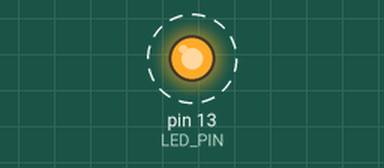
Recording of a sketch running on a simulated Arduino Uno, built with avr-gcc and run on an emulated ATmega328P. On the bench: output pins drawn as LEDs (lit = HIGH). Dashed ring = blinking.

Above: at 0.2 s.
Timing chart, 0 to 3.0 s (numbered marks = the images above):
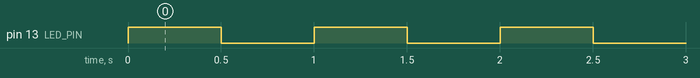

Measured:
- by itself, pin 13 (LED_PIN): alternates HIGH for 0.50 s and LOW for 0.50 s

The sketch:

ledoop.organised.ino
```cpp
#define LED_PIN 13

#include "Led.ino"

Led led(LED_PIN);

void setup() {
  led.init();
}
void loop() {
  led.on();
  delay(500);
  led.off();
  delay(500);
}
```

Led.ino
```cpp
#ifndef LED_H
#define LED_H

#include <Arduino.h>

class Led
{
private:
  byte pin;
public:
  Led() {} // do not use

  Led(byte pin)
  {
    this->pin = pin;
  }

  void init()
  {
    pinMode(pin, OUTPUT);
  }
  void init(byte defaultState)
  {
    init();
    if (defaultState == HIGH) {
      on();
    }
    else {
      off();
    }
  }
  void on()
  {
    digitalWrite(pin, HIGH);
  }
  void off()
  {
    digitalWrite(pin, LOW);
  }
};

#endif
```
